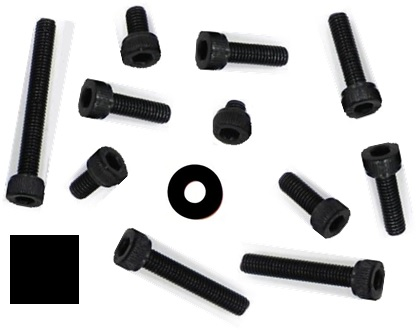
%> input picture screws_images/screw7.jpg, 419 x 330 px
$ octave screw_vision.m   (GNU Octave 9; MATLAB toolbox functions it lacks are replaced by stand-ins)
%> lines starting %> are read from the running program, lines starting %| are printed output that depends on the picture; in (x1, y1, x2, y2) boxes, pixels count from 0 and x2, y2 are one past the last pixel; in counts of white or black regions, pixels touching at a corner belong together; the program's own positions count from 1
clear all; close all; clc;

%show image
I = imread('screws_images/screw7.jpg');
%> I is the input picture: size 330x419x3 uint8; mean R, G, B 195, 195, 195.4
imshow(I);

%greyscale image
I1 = rgb2gray(I);
figure, imshow(I1);

%adjust image
I2 = imadjust(I1);
figure, imshow(I2);

%threshold binary
level = graythresh(I2);
%> level = 0.545
bw = imbinarize(I2,level);
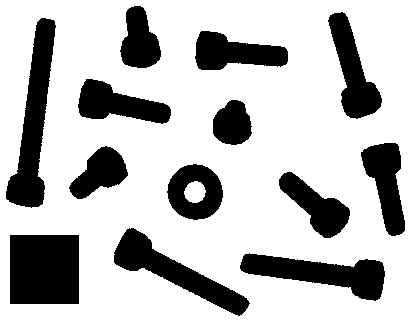
%> bw: size 330x419 logical; 75.1% white; 13 black regions, largest, box (x1, y1, x2, y2) and area: (10, 235, 79, 304) 4761, (6, 18, 56, 208) 4231, (240, 253, 385, 301) 3441
figure, imshow(bw);

%eliminate black points
bw1 = bwareaopen(bw, 50);
figure, imshow(bw1);

%erosionamos unas cuantas veces para delimitar entre tornillos
se1 = strel('disk',1);
for i = 1:2
    bw1 = imdilate(bw1,se1);
end
%> this loop made 2 passes
%> pass 1, `bw1 = imdilate(bw1,se1);`:
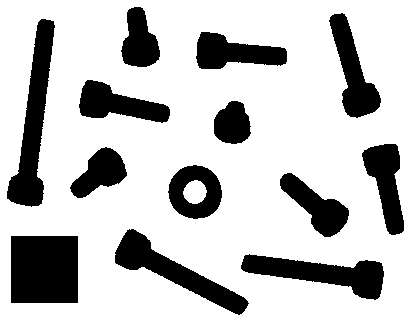
%> bw1: size 330x419 logical; 77.3% white; 13 black regions, largest, box (x1, y1, x2, y2) and area: (11, 236, 78, 303) 4489, (7, 19, 55, 207) 3815, (115, 229, 249, 315) 3135
%> pass 2, `bw1 = imdilate(bw1,se1);`:
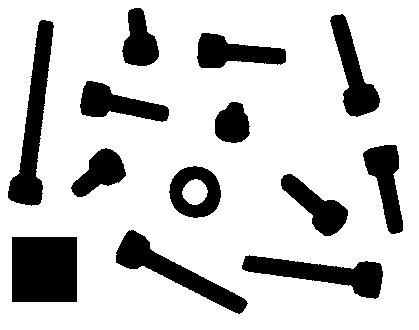
%> bw1: size 330x419 logical; 79.5% white; 13 black regions, largest, box (x1, y1, x2, y2) and area: (12, 237, 77, 302) 4225, (8, 20, 54, 206) 3404, (116, 230, 248, 314) 2837
figure, imshow(bw1);

%invert binary image black to white
bw1_inv = not(bw1);
%> bw1_inv: size 330x419 logical; 20.5% white; 13 white regions
figure, imshow(bw1_inv);

%Feature extraction
tornillo_data = regionprops(bw1_inv, 'all');
%> tornillo_data = 13 regions; largest, box (x1, y1, x2, y2), Area, Centroid, MajorAxisLength, MinorAxisLength and Eccentricity: (12, 237, 77, 302) 4225 [45 270] 75.06 75.06 0, (8, 20, 54, 206) 3404 [34.5 123.6] 223.5 24.69 0.994, (116, 230, 248, 314) 2837 [174.5 272.3] 168.8 27.84 0.986

%Identifying pattern, less than 0.1 Orientation and unknown objects
index_patron = find(abs(vertcat(tornillo_data.Orientation)) < 0.1);
%> index_patron = 2
index_objetoraro = find(vertcat(tornillo_data.EulerNumber) < 0.1);
%> index_objetoraro = 7
index_mal = horzcat(index_patron',index_objetoraro');
%> index_mal = [2 7]

figure, imshow(I);

%Area Patron
area_patron = tornillo_data(index_patron).Area;
%> area_patron = 4225
mm_2_pixel = 121 / area_patron;
%> mm_2_pixel = 0.0286

%Possible screws length
posible_lengths = [4, 5, 6, 8, 10, 12, 14, 16, 18, 20, 22, 25];

%plot pattern text
text(tornillo_data(index_patron).Centroid(1),tornillo_data(index_patron).Centroid(2),'Pattern','color','red');

%plotting centroid and screws length
for i = setdiff(1:length(tornillo_data), index_mal)
    L = (tornillo_data(i).Area * mm_2_pixel - 16.17)/3 ;
    [minValue,closestIndex] = min(abs(L-posible_lengths)); %minimum distance
    texto = strcat(num2str(posible_lengths(closestIndex)),' mm');
    text(tornillo_data(i).Centroid(1),tornillo_data(i).Centroid(2)+12,texto,'color','red');
    texto_coord = strcat('(',num2str(int64(tornillo_data(i).Centroid(1))),',',num2str(int64(tornillo_data(i).Centroid(2))),')');
    text(tornillo_data(i).Centroid(1),tornillo_data(i).Centroid(2),texto_coord,'color','red');
end
%> this loop made 11 passes
%> (L, minValue, closestIndex, texto, texto_coord) on passes 1 to 11: (27.11, 2.11, 12, '25 mm', '(34,124)'), (8.41, 0.414, 4, '8 mm', '(101,173)'), (12.79, 0.786, 6, '12 mm', '(118,105)'), (21.69, 0.307, 11, '22 mm', '(174,272)'), (8.16, 0.156, 4, '8 mm', '(140,42)'), (12.7, 0.7, 6, '12 mm', '(235,53)'), (5.1, 0.101, 2, '5 mm', '(233,124)'), (21.2, 0.803, 11, '22 mm', '(323,274)'), (11.26, 0.741, 6, '12 mm', '(317,207)'), (14.97, 0.972, 7, '14 mm', '(354,73)'), (12.72, 0.719, 6, '12 mm', '(387,183)')

%plotting centroid de objetos raros
for i = 1 : length(index_objetoraro)
    texto = 'Unknown object';
    text(tornillo_data(index_objetoraro(i)).Centroid(1),tornillo_data(index_objetoraro(i)).Centroid(2)+12,texto,'color','red');
    texto_coord = strcat('(',num2str(int64(tornillo_data(index_objetoraro(i)).Centroid(1))),',',num2str(int64(tornillo_data(index_objetoraro(i)).Centroid(2))),')');
    text(tornillo_data(index_objetoraro(i)).Centroid(1),tornillo_data(index_objetoraro(i)).Centroid(2),texto_coord,'color','red');
end
%> this loop made 1 pass
%> (texto, texto_coord) on pass 1: ('Unknown object', '(196,193)')
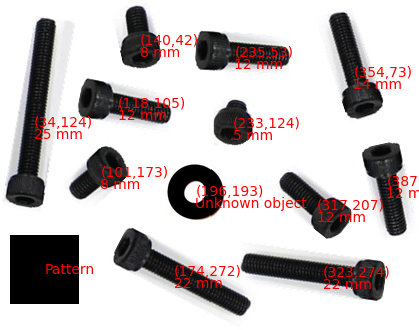
%> figure redrawn from the program's plot data

$ run again, with screws_images/screw1.jpg copied over screws_images/screw7.jpg
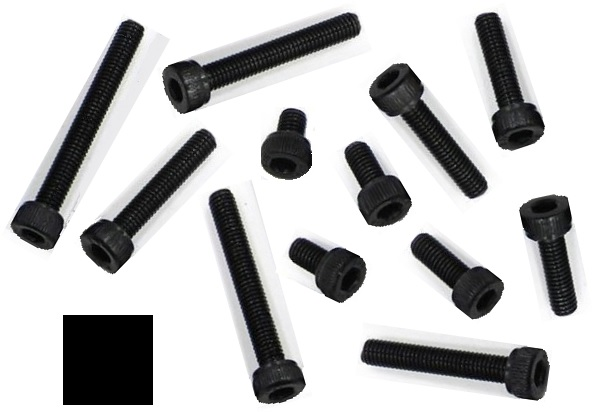
%> input picture screws_images/screw1.jpg, 594 x 412 px
%> I is the input picture: size 412x594x3 uint8; mean R, G, B 191.2, 191.3, 191.6
%> level = 0.549
%> `bw = imbinarize(I2,level);`:
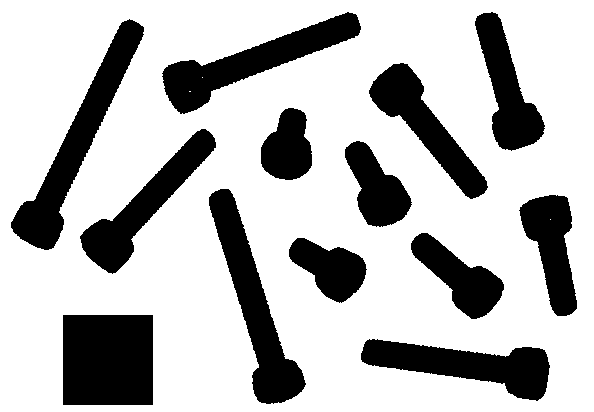
%> bw: size 412x594 logical; 73.5% white; 13 black regions, largest, box (x1, y1, x2, y2) and area: (63, 315, 153, 405) 8100, (11, 19, 144, 250) 7138, (209, 189, 306, 404) 6624
%> bw1_inv: size 412x594 logical; 23% white; 13 white regions
%> tornillo_data = 13 regions; largest, box (x1, y1, x2, y2), Area, Centroid, MajorAxisLength, MinorAxisLength and Eccentricity: (65, 317, 151, 403) 7396 [108.5 360.5] 99.3 99.3 0, (13, 21, 142, 248) 6129 [77 145.1] 291.2 33.44 0.993, (211, 191, 304, 402) 5677 [255.5 308.2] 260.6 35 0.991
%> index_patron = 2
%> index_objetoraro = []
%> index_mal = 2
%> area_patron = 7396
%> mm_2_pixel = 0.0164
%> the loop `for i = setdiff(1:length(tornillo_data), index_mal)` made 12 passes
%> (L, minValue, closestIndex, texto, texto_coord) on passes 1 to 8: (28.03, 3.03, 12, '25 mm', '(77,145)'), (19.73, 0.272, 10, '20 mm', '(144,207)'), (23.47, 1.47, 11, '22 mm', '(251,63)'), (25.57, 0.569, 12, '25 mm', '(255,308)'), (7.17, 0.831, 4, '8 mm', '(288,148)'), (8.45, 0.445, 4, '8 mm', '(331,269)'), (9.63, 0.371, 5, '10 mm', '(377,189)'), (21.78, 0.221, 11, '22 mm', '(468,366)')
%> after the loop `for i = setdiff(1:length(tornillo_data), index_mal)`:
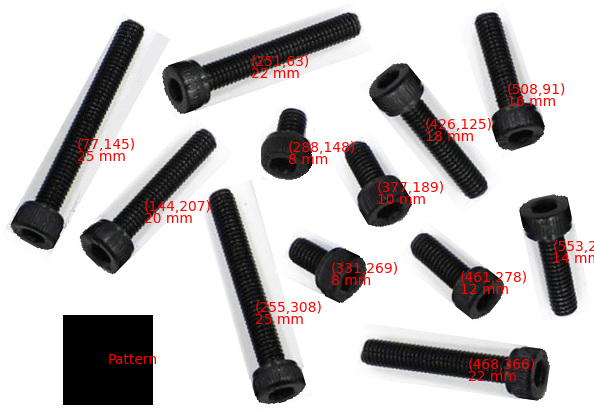
%> figure redrawn from the program's plot data

$ run again, with screws_images/screw2.jpg copied over screws_images/screw7.jpg
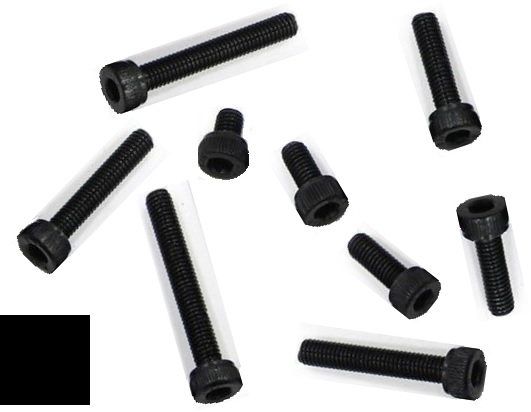
%> input picture screws_images/screw2.jpg, 531 x 412 px
%> I is the input picture: size 412x531x3 uint8; mean R, G, B 200.2, 200.2, 200.5
%> level = 0.549
%> `bw = imbinarize(I2,level);`:
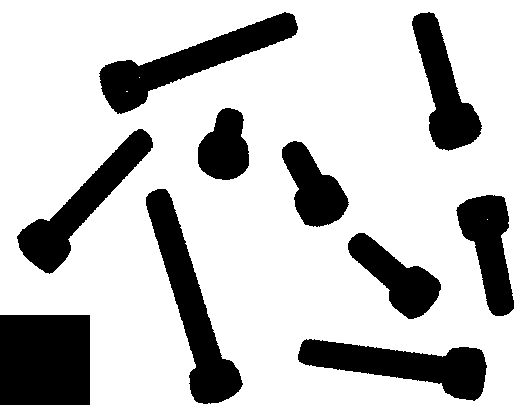
%> bw: size 412x531 logical; 77.2% white; 10 black regions, largest, box (x1, y1, x2, y2) and area: (0, 315, 90, 405) 8100, (146, 189, 243, 404) 6622, (99, 12, 298, 114) 6174
%> bw1_inv: size 412x531 logical; 19.8% white; 10 white regions
%> tornillo_data = 10 regions; largest, box (x1, y1, x2, y2), Area, Centroid, MajorAxisLength, MinorAxisLength and Eccentricity: (0, 317, 88, 403) 7568 [44.5 360.5] 101.6 99.3 0.212, (148, 191, 241, 402) 5675 [192.5 308.3] 260.7 34.97 0.991, (101, 14, 296, 112) 5293 [188.4 62.6] 242.1 35.52 0.989
%> index_patron = 1
%> index_objetoraro = []
%> index_mal = 1
%> area_patron = 7568
%> mm_2_pixel = 0.016
%> the loop `for i = setdiff(1:length(tornillo_data), index_mal)` made 9 passes
%> (L, minValue, closestIndex, texto, texto_coord) on passes 1 to 8: (19.14, 0.864, 10, '20 mm', '(81,207)'), (22.82, 0.819, 11, '22 mm', '(188,63)'), (24.85, 0.145, 12, '25 mm', '(192,308)'), (6.88, 0.884, 3, '6 mm', '(225,148)'), (9.28, 0.718, 5, '10 mm', '(314,189)'), (21.15, 0.849, 11, '22 mm', '(406,366)'), (10.98, 0.982, 5, '10 mm', '(398,278)'), (14.76, 0.761, 7, '14 mm', '(445,91)')
%> after the loop `for i = setdiff(1:length(tornillo_data), index_mal)`:
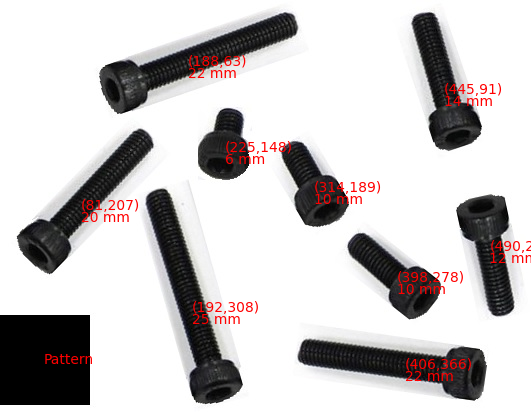
%> figure redrawn from the program's plot data
